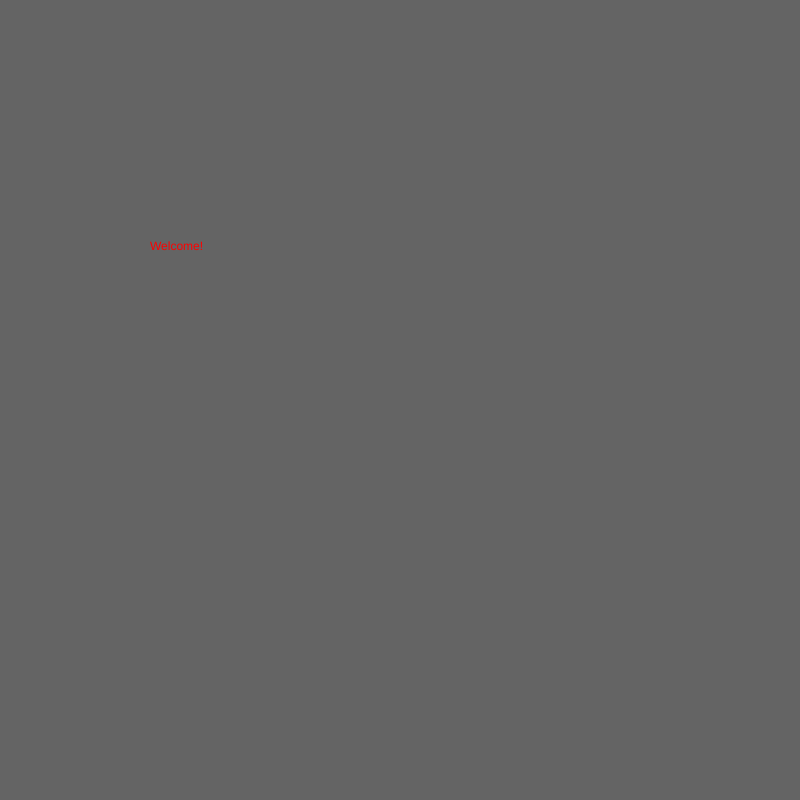
Frame 1 (no input)
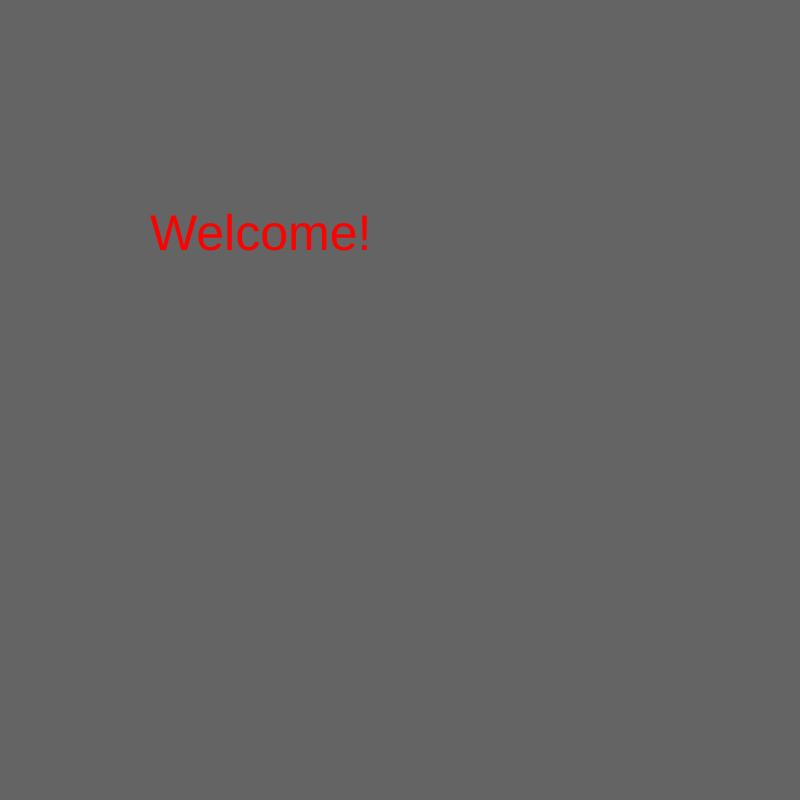
Frame 60 (no input)
Frame 120 (the mouse pressed at the canvas centre since frame 60): identical to frame 60, image omitted

The p5.js sketch that drew these frames (run headless with seeded random() and noise() and a simulated clock; from frame 60 on, the mouse is pressed at the canvas centre):

// p5.js sketch
// ── sketch.js
var myState = 0;
var myTimer = 200;
var x = 0 ;
var y = 0 ;



function setup() {
  // put setup code here
  createCanvas(800, 800);
}

  function draw() {
    // put drawing code here

    switch (myState) {

      case 0: // splash screen
        background(100);
        fill('red');
        text("Welcome!", 150, 250);
        textAlign('CENTER');
        textSize(50);
        break;

      case 1: // the game state
        //game();
        background(100);
        text(" AHHHHHHHH \n ", 150, 250);
        textAlign('CENTER');
        textSize(50);
        fill('red');
        rect(x, height/2, 10, 10) ;
        rect(width/2, y, 10, 10) ;


        x += 5 ;
        y += 3 ;
        if (x > width) {
            x = 0 ;
        }
        if (y > height) {
            y = 0 ;
        }
        break;

      case 2: // the win state
        background(100);
        fill('blue');
        text("Success! The Rebels are Doomed!", 150, 250);
        textSize(50);
        myTimer++;
        if (myTimer > 100) {
          myState = 3;
          myTimer = 0;
        }
        break;

      case 3: // the lose state
        background(100);
        fill('red');
        text("\n\n\nis", 150, 250);
        textSize(50);
        break;

      case 4: // the game state
        game();

        fill('black');
        myTimer++;
        if (myTimer > 300) {
          myState = 3;
          myTimer = 0;
        }
        break;

      case 5: // the win state
        background(100);
        fill('blue');
        text("Success! The Rebels are Doomed!", 150, 250);
        textSize(50);
        break;

      case 6: // the lose state
        background(100);
        fill('red');
        text("You disgraced the Empire!", 150, 250);
        textSize(50);
        break;
    }
  }

  function mouseReleased() {
    switch (myState) {
      case 0: // splash screen
        myState = 1;
        break;

      case 2: // the game state
        myState = 3;
        break;

      case 3: // the win state
        myState = 3;
        break;

      case 4: // splash screen
        myState = 5;
        break;

      case 5: // the game state
        myState = 5;
        break;

    }
  }



  function Car() {
    //attributes
    //this.x = random(width);
    this.pos = createVector(100, 100);
    this.vel = createVector(random(-5, 5), random(-5, 5));
    //this.y = random(height);
    fill('black');
    //this.vel = random(5, 10);

    //methods
    this.display = function() {
      fill('white');
      ellipse(this.pos.x, this.pos.y, 100, 50);
      fill('black');
      ellipse(this.pos.x + 10, this.pos.y + 0, 50, 50);

    }

    this.drive = function() {
      this.pos.add(this.vel);

      if (this.pos.x > width) this.pos.x = 0;
      if (this.pos.x < 0) this.pos.x = width;
      if (this.pos.y > height) this.pos.y = 0;
      if (this.pos.y < 0) this.pos.y = height;
    }

  }


  function checkForKeys() {
    if (keyIsDown(LEFT_ARROW)) frogPos.x = frogPos.x - 5;
    if (keyIsDown(RIGHT_ARROW)) frogPos.x = frogPos.x + 5;
    if (keyIsDown(UP_ARROW)) frogPos.y = frogPos.y - 5;
    if (keyIsDown(DOWN_ARROW)) frogPos.y = frogPos.y + 5;
  }

  //function restTheGame() {
    //cars = [];
  //  for (var i = 0; i < 40; i++) {
    //  cars.push(new Car());
    //}
  //}


  //function game() {
    //background(100);
    //for (var i = 0; i < cars.length; i++) {
      //cars[i].display();
      //cars[i].drive();
      //if (cars[i].pos.dist(frogPos) < 60) {
        //cars.splice(i, 1);
      //}
    //}
    //if (cars.length == 0) {
      //myState = 2;
    //}

    //fill('red');
  //  ellipse(frogPos.x, frogPos.y, 60, 60);
    //checkForKeys();
  //}
